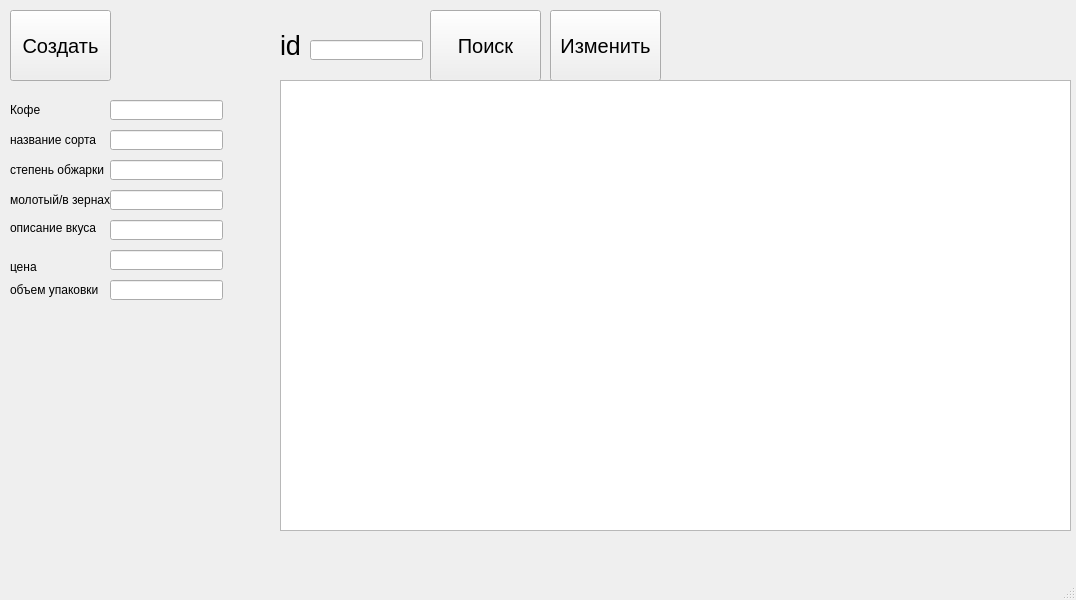
<?xml version="1.0" encoding="UTF-8"?>
<ui version="4.0">
 <class>MainWindow</class>
 <widget class="QMainWindow" name="MainWindow">
  <property name="geometry">
   <rect>
    <x>0</x>
    <y>0</y>
    <width>1076</width>
    <height>600</height>
   </rect>
  </property>
  <property name="windowTitle">
   <string>MainWindow</string>
  </property>
  <widget class="QWidget" name="centralwidget">
   <widget class="QPushButton" name="pushButton">
    <property name="geometry">
     <rect>
      <x>10</x>
      <y>10</y>
      <width>101</width>
      <height>71</height>
     </rect>
    </property>
    <property name="font">
     <font>
      <pointsize>15</pointsize>
     </font>
    </property>
    <property name="text">
     <string>Создать</string>
    </property>
   </widget>
   <widget class="QPushButton" name="pushButton_2">
    <property name="geometry">
     <rect>
      <x>550</x>
      <y>10</y>
      <width>111</width>
      <height>71</height>
     </rect>
    </property>
    <property name="font">
     <font>
      <pointsize>15</pointsize>
     </font>
    </property>
    <property name="text">
     <string>Изменить</string>
    </property>
   </widget>
   <widget class="QPushButton" name="pushButton_3">
    <property name="geometry">
     <rect>
      <x>430</x>
      <y>10</y>
      <width>111</width>
      <height>71</height>
     </rect>
    </property>
    <property name="font">
     <font>
      <pointsize>15</pointsize>
     </font>
    </property>
    <property name="text">
     <string>Поиск</string>
    </property>
   </widget>
   <widget class="QTableWidget" name="tableWidget_2">
    <property name="geometry">
     <rect>
      <x>280</x>
      <y>80</y>
      <width>791</width>
      <height>451</height>
     </rect>
    </property>
   </widget>
   <widget class="QLineEdit" name="lineEdit">
    <property name="geometry">
     <rect>
      <x>310</x>
      <y>40</y>
      <width>113</width>
      <height>20</height>
     </rect>
    </property>
   </widget>
   <widget class="QLabel" name="label">
    <property name="geometry">
     <rect>
      <x>280</x>
      <y>30</y>
      <width>51</width>
      <height>31</height>
     </rect>
    </property>
    <property name="font">
     <font>
      <pointsize>20</pointsize>
     </font>
    </property>
    <property name="text">
     <string>id</string>
    </property>
   </widget>
   <widget class="QLabel" name="label_2">
    <property name="geometry">
     <rect>
      <x>10</x>
      <y>100</y>
      <width>51</width>
      <height>20</height>
     </rect>
    </property>
    <property name="text">
     <string>Кофе</string>
    </property>
   </widget>
   <widget class="QLabel" name="label_3">
    <property name="geometry">
     <rect>
      <x>10</x>
      <y>130</y>
      <width>91</width>
      <height>20</height>
     </rect>
    </property>
    <property name="text">
     <string>название сорта</string>
    </property>
   </widget>
   <widget class="QLabel" name="label_4">
    <property name="geometry">
     <rect>
      <x>10</x>
      <y>160</y>
      <width>111</width>
      <height>20</height>
     </rect>
    </property>
    <property name="text">
     <string>степень обжарки</string>
    </property>
   </widget>
   <widget class="QLabel" name="label_5">
    <property name="geometry">
     <rect>
      <x>10</x>
      <y>190</y>
      <width>101</width>
      <height>20</height>
     </rect>
    </property>
    <property name="text">
     <string>молотый/в зернах</string>
    </property>
   </widget>
   <widget class="QLabel" name="label_6">
    <property name="geometry">
     <rect>
      <x>10</x>
      <y>220</y>
      <width>91</width>
      <height>16</height>
     </rect>
    </property>
    <property name="text">
     <string>описание вкуса</string>
    </property>
   </widget>
   <widget class="QLabel" name="label_7">
    <property name="geometry">
     <rect>
      <x>10</x>
      <y>260</y>
      <width>47</width>
      <height>13</height>
     </rect>
    </property>
    <property name="text">
     <string>цена</string>
    </property>
   </widget>
   <widget class="QLabel" name="label_8">
    <property name="geometry">
     <rect>
      <x>10</x>
      <y>280</y>
      <width>91</width>
      <height>20</height>
     </rect>
    </property>
    <property name="text">
     <string>объем упаковки</string>
    </property>
   </widget>
   <widget class="QLineEdit" name="lineEdit_2">
    <property name="geometry">
     <rect>
      <x>110</x>
      <y>100</y>
      <width>113</width>
      <height>20</height>
     </rect>
    </property>
   </widget>
   <widget class="QLineEdit" name="lineEdit_3">
    <property name="geometry">
     <rect>
      <x>110</x>
      <y>130</y>
      <width>113</width>
      <height>20</height>
     </rect>
    </property>
   </widget>
   <widget class="QLineEdit" name="lineEdit_4">
    <property name="geometry">
     <rect>
      <x>110</x>
      <y>160</y>
      <width>113</width>
      <height>20</height>
     </rect>
    </property>
   </widget>
   <widget class="QLineEdit" name="lineEdit_5">
    <property name="geometry">
     <rect>
      <x>110</x>
      <y>190</y>
      <width>113</width>
      <height>20</height>
     </rect>
    </property>
   </widget>
   <widget class="QLineEdit" name="lineEdit_6">
    <property name="geometry">
     <rect>
      <x>110</x>
      <y>220</y>
      <width>113</width>
      <height>20</height>
     </rect>
    </property>
   </widget>
   <widget class="QLineEdit" name="lineEdit_7">
    <property name="geometry">
     <rect>
      <x>110</x>
      <y>250</y>
      <width>113</width>
      <height>20</height>
     </rect>
    </property>
   </widget>
   <widget class="QLineEdit" name="lineEdit_8">
    <property name="geometry">
     <rect>
      <x>110</x>
      <y>280</y>
      <width>113</width>
      <height>20</height>
     </rect>
    </property>
   </widget>
   <widget class="QLabel" name="label_9">
    <property name="geometry">
     <rect>
      <x>16</x>
      <y>332</y>
      <width>251</width>
      <height>41</height>
     </rect>
    </property>
    <property name="font">
     <font>
      <pointsize>12</pointsize>
     </font>
    </property>
    <property name="text">
     <string/>
    </property>
   </widget>
   <widget class="QLabel" name="label_10">
    <property name="geometry">
     <rect>
      <x>280</x>
      <y>540</y>
      <width>721</width>
      <height>16</height>
     </rect>
    </property>
    <property name="font">
     <font>
      <pointsize>10</pointsize>
     </font>
    </property>
    <property name="text">
     <string/>
    </property>
   </widget>
  </widget>
  <widget class="QMenuBar" name="menubar">
   <property name="geometry">
    <rect>
     <x>0</x>
     <y>0</y>
     <width>1076</width>
     <height>21</height>
    </rect>
   </property>
  </widget>
  <widget class="QStatusBar" name="statusbar"/>
 </widget>
 <resources/>
 <connections/>
</ui>
